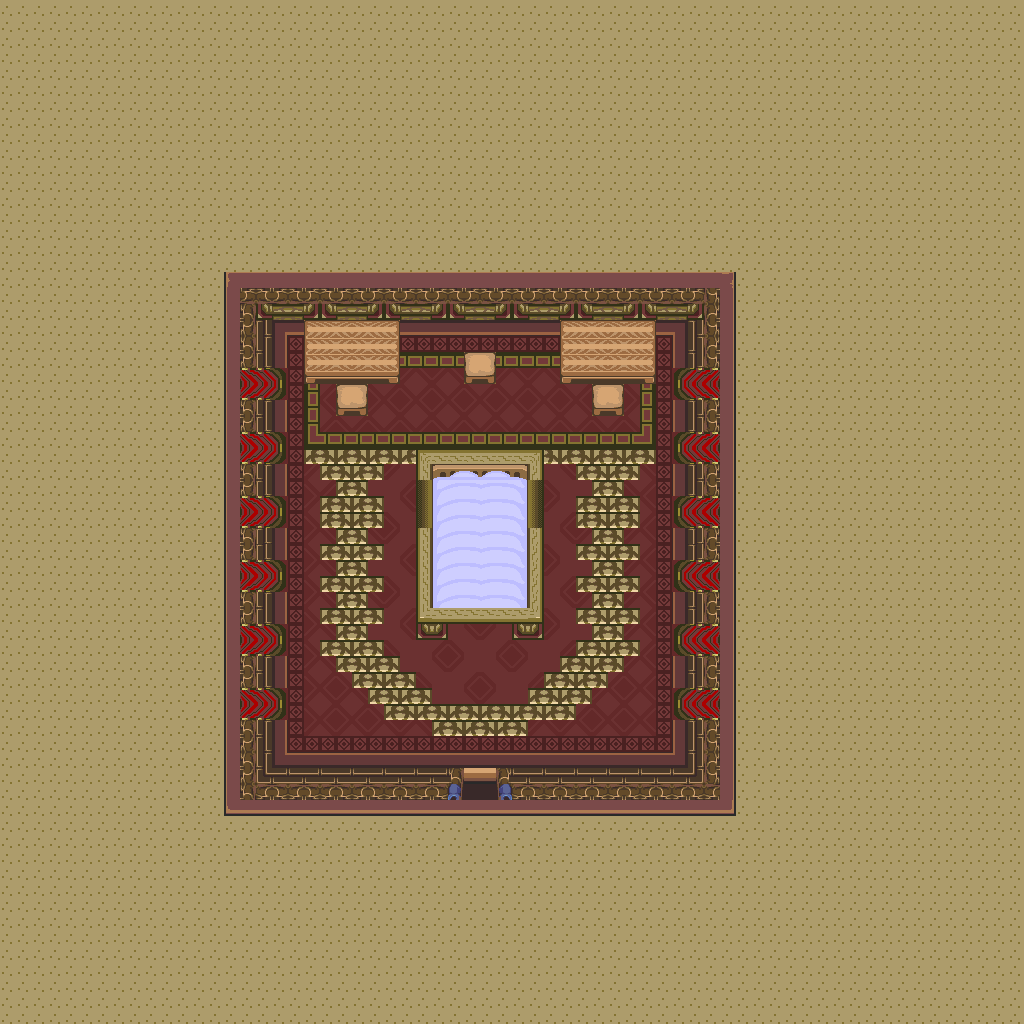

This game map was drawn from its Tiled (.tmx) file and the tilesets committed beside it. A one-line description and the trimmed map source follow:
An orthogonal 64x64 tile map with 16x16 px tiles, 1 tile layer (base), 1 hidden layer not drawn and 8 objects.

<map version="1.10" tiledversion="1.12.1" orientation="orthogonal" renderorder="right-down" width="64" height="64" tilewidth="16" tileheight="16" infinite="0" nextlayerid="3" nextobjectid="9">
 <tileset firstgid="1" source="../classiciphone_pics4.tsx" />
 <layer id="1" name="base" width="64" height="64">
  <data>[4096 cells, 4096 non-empty, 101 distinct tile ids]</data>
 </layer>
 <layer id="2" name="collision" width="64" height="64" visible="0">
  <properties><property name="collision" value="true" /></properties>
  <data>[4096 cells, 446 non-empty, 1 distinct tile ids]</data>
 </layer>
 <objectgroup id="3" name="npcs">
  <object id="1" x="432.0" y="224.0" width="16" height="16">
   <properties>
    <property name="gani" value="organ.png" />
    <property name="script" type="string">-- Auto-converted from GraalScript
</property>
   </properties>
  </object>
  <object id="2" x="304.0" y="304.0" width="16" height="16">
   <properties>
    <property name="gani" value="candle.mng" />
    <property name="script" type="string">-- Auto-converted from GraalScript
-- if (playerenters) {
end
-- if (playertouchsme) {
end</property>
   </properties>
  </object>
  <object id="3" x="624.0" y="304.0" width="16" height="16">
   <properties>
    <property name="gani" value="candle.mng" />
    <property name="script" type="string">-- Auto-converted from GraalScript
-- if (playerenters) {
end
-- if (playertouchsme) {
end</property>
   </properties>
  </object>
  <object id="4" x="592.0" y="352.0" width="16" height="16">
   <properties>
    <property name="gani" value="stefanbook.png" />
    <property name="script" type="string">-- Auto-converted from GraalScript
-- if (playerenters) {
end
-- if (playertouchsme) {
end</property>
   </properties>
  </object>
  <object id="5" x="336.0" y="352.0" width="16" height="16">
   <properties>
    <property name="gani" value="stefanbook.png" />
    <property name="script" type="string">-- Auto-converted from GraalScript
-- if (playerenters) {
end
-- if (playertouchsme) {
end</property>
   </properties>
  </object>
  <object id="6" x="288.0" y="240.0" width="16" height="16">
   <properties>
    <property name="script" type="string">-- Auto-converted from GraalScript
-- //NPC by Master Storm
-- [CLIENT-SIDE — server no-op]
-- 
-- if (playerenters) {
-- seteffect 0,0,0,0.3;
-- }</property>
   </properties>
  </object>
  <object id="7" x="576.0" y="256.0" width="16" height="16">
   <properties>
    <property name="gani" value="light4.png" />
    <property name="script" type="string">-- Auto-converted from GraalScript
-- //NPC by Master Storm
-- [CLIENT-SIDE — server no-op]
-- 
-- if (playerenters) {
-- setimg light4.png;
-- dontblock;
-- setcoloreffect 1,1,1,0.4;
-- drawaslight;
-- }</property>
   </properties>
  </object>
  <object id="8" x="256.0" y="256.0" width="16" height="16">
   <properties>
    <property name="gani" value="light4.png" />
    <property name="script" type="string">-- Auto-converted from GraalScript
-- //NPC by Master Storm
-- [CLIENT-SIDE — server no-op]
-- 
-- if (playerenters) {
-- setimg light4.png;
-- dontblock;
-- setcoloreffect 1,1,1,0.4;
-- drawaslight;
-- }</property>
   </properties>
  </object>
 </objectgroup>
</map>
